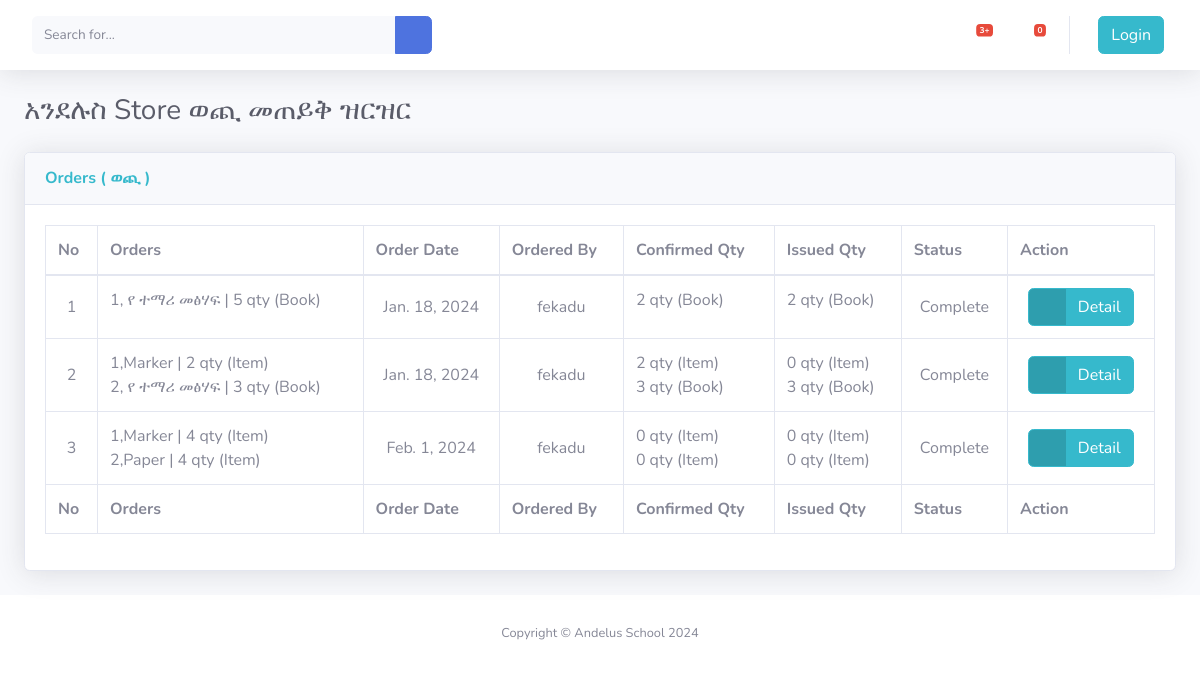
/store/orders?p=wechi, run on the app's committed database.
### store/models.py (models this page shows, shortened)
class OrderGroup(models.Model):
    ORDER_TYPES = (
          ('incoming', 'Incoming'),
          ('outgoing', 'Outgoing'),
    )
    STATUS = (
          ('Pending', 'Pending'),
          ('Accepted', 'Accepted'),
          ('Complete', 'Complete'),
    )
    user = models.ForeignKey(User, on_delete=models.CASCADE)
    orders = models.ManyToManyField(Order)
    order_type = models.CharField(max_length=10, choices=ORDER_TYPES)
    order_for = models.CharField(max_length=50, blank= True)
    order_by = models.CharField(max_length=50, blank= True)
    recieved_by = models.CharField(max_length=50, blank= True)
    approved_by = models.CharField(max_length=50, blank= True)
    status = models.CharField(max_length=10, choices=STATUS)
    date = models.DateField(default = datetime.datetime.today)
    total_price = models.DecimalField(max_digits=10, decimal_places=2, default=0.00)

class Order(models.Model):
    ORDER_TYPES = (
          ('incoming', 'Incoming'),
          ('outgoing', 'Outgoing'),
    )
    UNITS = (
          ('none', 'None'),
          ('liter', 'Liter'),
          ('kg', 'Kilogram'),
          ('packets', 'Packets'),
          ('piece', 'Piece'),
    )
    user = models.ForeignKey(User, on_delete=models.CASCADE)
    books = models.ForeignKey(Book, on_delete=models.CASCADE, blank=True, null=True)
    items = models.ForeignKey(Item, on_delete=models.CASCADE, blank=True, null=True)
    quantity = models.IntegerField(default=0)
    confirmed_quantity = models.IntegerField(default=0)
    issued_quantity = models.IntegerField(default=0)
    price = models.DecimalField(max_digits=10, decimal_places=2)
    tax = models.IntegerField(default=0)
    total_price = models.DecimalField(max_digits=10, decimal_places=2, default=0.00)
    order_type = models.CharField(max_length=10, choices=ORDER_TYPES)
    unit = models.CharField(max_length=20, choices=UNITS)
    subunit = models.CharField(max_length=20, choices=UNITS, default='none', blank=True, null=True)
    subunit_quantity = models.IntegerField(blank=True, null=True)
    is_book = models.BooleanField(default=False)
    is_item = models.BooleanField(default=False)
    issued_date = models.DateField(default=datetime.datetime.today)

class Book(models.Model):
    category = models.ForeignKey(Category, on_delete=models.CASCADE, default=1)
    description = models.CharField(max_length=200, default="", blank=True,null=True)
    image = models.ImageField(upload_to = 'uploads/book/')
    book_name = models.CharField(max_length=100)
    grade = models.CharField(max_length=50)
    pages = models.IntegerField()
    subject = models.CharField(max_length=255)
    def __str__(self):
        return self.book_name

class Item(models.Model):
    category = models.ForeignKey(Category, on_delete=models.CASCADE, default=1)
    description = models.CharField(max_length=200, default="", blank=True,null=True)
    image = models.ImageField(upload_to = 'uploads/item/')
    item_name = models.CharField(max_length=100)
    def __str__(self):
        return self.item_name

### store/views.py (the view)
# urls.py: path('orders', views.orders, name='orders'),
def orders(request):
    if request.GET['p'] == 'gebi':
        page =  request.GET['p']
        order_group = OrderGroup.objects.filter( user = request.user, order_type= 'incoming')
    elif request.GET['p'] =='wechi':
        page =  request.GET['p']
        if request.user.groups.filter(name='Director').exists():
            order_group = OrderGroup.objects.filter( user = request.user, order_type= 'outgoing')
        elif request.user.groups.filter(name='Custodian').exists():
            order_group = OrderGroup.objects.filter(order_type= 'outgoing')
        else:
            order_group = OrderGroup.objects.filter(order_type= 'outgoing')
    context= {'order_group': order_group, 'page':page}
    return render(request, 'order/order.html', context)

### cart/cart.py (called while the page is built)
    def __len__(self):
		    return len(self.cart)

### cart/context_processors.py (called while the page is built)
def cart(request):
	return {'cart': Cart(request)}

### store/templates/order/order.html (shortened to what this page needs)
{% extends 'base.html' %}
{% block content %}
<div class="container-fluid">
  {% if page == 'gebi' %}
     <div class="d-sm-flex align-items-center justify-content-between mb-4">
       <h1 class="h3 mb-0 text-gray-800">አንደሉስ Store ገቢ መጠይቅ ዝርዝር </h1>
      {% if page == 'book' %}
      <a href="#"  data-toggle="modal" data-target="#add_new_book" class="d-none d-sm-inline-block btn btn-sm btn-info shadow-sm"><i
       class="fas fa-plus fa-sm text-white-50"></i> Add New Book</a>
       {% elif page == 'item' %}
     <a href="#"  data-toggle="modal" data-target="#add_new_item" class="d-none d-sm-inline-block btn btn-sm btn-info shadow-sm"><i
             class="fas fa-plus fa-sm text-white-50"></i> Add New Item</a>
     {% endif %}
     </div>
  <div class="card shadow mb-4">
    <div class="card-header py-3">
      <h6 class="m-0 font-weight-bold text-info">Orders ( ገቢ )</h6>
    </div>
    <div class="card-body">
      <div class="table-responsive">
        <table
          class="table table-bordered"
          id="dataTable"
          width="100%"
          cellspacing="0"
        >
          <thead>
            <tr>
              <th>No</th>
              <th>Orders</th>
              <th>Order Date</th>
              <th>Order For</th>
              <th>Ordered By</th>
              <th>Recieved By</th>
              <th>Status</th>
              <th>Action</th>
            </tr>
          </thead>
          <tfoot>
            <tr>
              <th>No</th>
              <th>Orders</th>
              <th>Order Date</th>
              <th>Order For</th>
              <th>Ordered By</th>
              <th>Recieved By</th>
              <th>Status</th>
              <th>Action</th>
            </tr>
          </tfoot>
          <tbody>
            {% for order in order_group %}
            <tr>
              {% comment %} <td class="align-middle text-center"><img src={{book.books.image.url}} width="200px"></td> {% endcomment %}
              {% comment %} <td class="align-middle text-center">{{book.books.book_name}}</td> {% endcomment %}
              <td class="align-middle text-center">
                {{forloop.counter}}
                </td>
              <td class="align-left text-left">
                {%for product in order.orders.all%}
                  {% if product.books %}
                    {{forloop.counter}}, {{product.books}} - {{product.quantity}} qty (Book)
                  {%elif product.items %}
                    {{forloop.counter}},{{product.items}}  (Item)
                  {%endif%}
                <br>
              {%endfor%}</td>
              <td class="align-middle text-center">{{order.date}}</td>
              <td class="align-middle text-center">{{order.order_for}}</td>
              <td class="align-middle text-center">{{order.order_by}}</td>
              <td class="align-middle text-center">{{order.recieved_by}}</td>
              <td class="align-middle text-center">{{order.status}}</td>
              <td class="align-middle text-center">
            <a href="{% url 'order_detail' order.id%}" class="btn btn-info btn-icon-split">
              <span class="icon text-white-50">
                  <i class="fas fa-info-circle"></i>
              </span>
              <span class="text">Detail</span>
          </a>
          </td>
            </tr>
            {% endfor %}
          </tbody>
        </table>
      </div>
    </div>
  </div>
  {% elif page == 'wechi' %}
  <div class="d-sm-flex align-items-center justify-content-between mb-4">
    <h1 class="h3 mb-0 text-gray-800">አንደሉስ Store ወጪ መጠይቅ ዝርዝር </h1>
</div>
  <div class="card shadow mb-4">
    <div class="card-header py-3">
      <h6 class="m-0 font-weight-bold text-info">Orders ( ወጪ )</h6>
    </div>
    <div class="card-body">
      <div class="table-responsive">
        <table
          class="table table-bordered"
          id="dataTable"
          width="100%"
          cellspacing="0"
        >
          <thead>
            <tr>
              <th>No</th>
              <th>Orders</th>
              <th>Order Date</th>
              <th>Ordered By</th>
              <th>Confirmed Qty</th>
              <th>Issued Qty</th>
              <th>Status</th>
              <th>Action</th>
            </tr>
          </thead>
          <tfoot>
            <tr>
              <th>No</th>
              <th>Orders</th>
              <th>Order Date</th>
              <th>Ordered By</th>
              <th>Confirmed Qty</th>
              <th>Issued Qty</th>
              <th>Status</th>
              <th>Action</th>
            </tr>
          </tfoot>
          <tbody>
            {% for order in order_group %}
            <tr>
              <td class="align-middle text-center">
                {{forloop.counter}}
              </td>
              <td class="align-left text-left">
                {%for product in order.orders.all%}
                  {% if product.books %}
                    {{forloop.counter}}, {{product.books}} | {{product.quantity}} qty (Book)
                  {%elif product.items %}
                    {{forloop.counter}},{{product.items}} | {{product.quantity}} qty (Item)
                  {%endif%}
                  <br>
                {%endfor%}
              </td>
              <td class="align-middle text-center">{{order.date}}</td>
              <td class="align-middle text-center">{{order.order_by}}</td>
              <td class="align-left text-left">
                {%for product in order.orders.all%}
                  {% if product.books %}
                    {{product.confirmed_quantity}} qty (Book)
                  {%elif product.items %}
                     {{product.confirmed_quantity}} qty (Item)
                  {%endif%}
                <br>
              {%endfor%}</td>
              <td class="align-left text-left">
                {%for product in order.orders.all%}
                  {% if product.books %}
                     {{product.issued_quantity}} qty (Book)
                  {%elif product.items %}
                     {{product.issued_quantity}} qty (Item)
                  {%endif%}
                <br>
              {%endfor%}</td>
              <td class="align-middle text-center">{{order.status}}</td>
              <td class="align-middle text-center">
            <a href="{% url 'order_detail' order.id%}" class="btn btn-info btn-icon-split">
              <span class="icon text-white-50">
                  <i class="fas fa-info-circle"></i>
              </span>
              <span class="text">Detail</span>
          </a>
          </td>
            </tr>
            {% endfor %}
          </tbody>
        </table>
      </div>
    </div>
  </div>
  {% endif %}
</div>
{% endblock %}

### data on the page
OrderGroup: date "Jan. 18, 2024", order_by "fekadu", status "Complete"
Order: books "የ ተማሪ መፅሃፍ", quantity "5", confirmed_quantity "2", issued_quantity "2"
OrderGroup: date "Jan. 18, 2024", order_by "fekadu", status "Complete"
Order: items "Marker", quantity "2", confirmed_quantity "2", issued_quantity "0"
Order: books "የ ተማሪ መፅሃፍ", quantity "3", confirmed_quantity "3", issued_quantity "3"
OrderGroup: date "Feb. 1, 2024", order_by "fekadu", status "Complete"
Order: items "Marker", quantity "4", confirmed_quantity "0", issued_quantity "0"
Order: items "Paper", quantity "4", confirmed_quantity "0", issued_quantity "0"

### other printed values
{{ cart|length }} "0"
